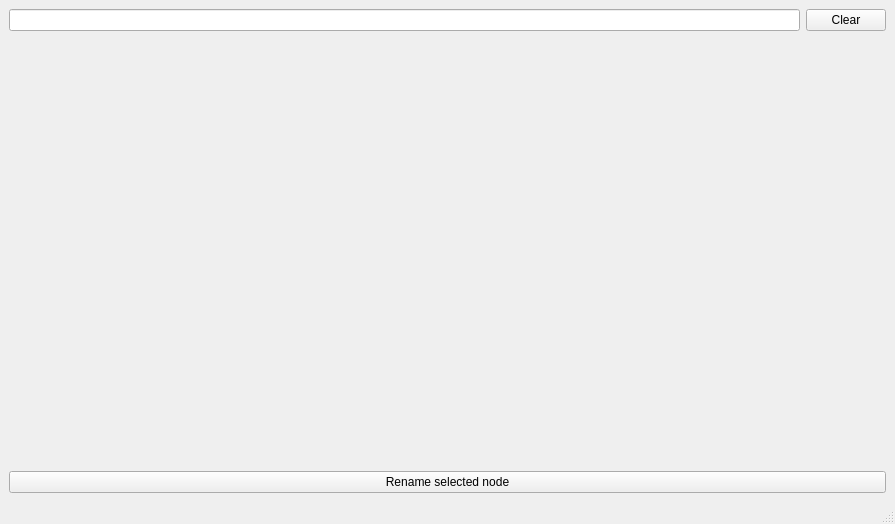
<?xml version="1.0" encoding="UTF-8"?>
<ui version="4.0">
 <class>m_renameTool</class>
 <widget class="QMainWindow" name="m_renameTool">
  <property name="geometry">
   <rect>
    <x>0</x>
    <y>0</y>
    <width>895</width>
    <height>524</height>
   </rect>
  </property>
  <property name="windowTitle">
   <string>Rename Tool</string>
  </property>
  <widget class="QWidget" name="centralwidget">
   <layout class="QGridLayout" name="gridLayout">
    <item row="0" column="0">
     <layout class="QVBoxLayout" name="verticalLayout">
      <item>
       <layout class="QHBoxLayout" name="horizontalLayout">
        <item>
         <widget class="QLineEdit" name="nodeName_txt"/>
        </item>
        <item>
         <widget class="QPushButton" name="clear_btn">
          <property name="text">
           <string>Clear</string>
          </property>
         </widget>
        </item>
       </layout>
      </item>
      <item>
       <spacer name="verticalSpacer">
        <property name="orientation">
         <enum>Qt::Vertical</enum>
        </property>
        <property name="sizeType">
         <enum>QSizePolicy::Expanding</enum>
        </property>
        <property name="sizeHint" stdset="0">
         <size>
          <width>20</width>
          <height>40</height>
         </size>
        </property>
       </spacer>
      </item>
      <item>
       <widget class="QPushButton" name="rename_btn">
        <property name="text">
         <string>Rename selected node</string>
        </property>
       </widget>
      </item>
     </layout>
    </item>
   </layout>
  </widget>
  <widget class="QMenuBar" name="menubar">
   <property name="geometry">
    <rect>
     <x>0</x>
     <y>0</y>
     <width>895</width>
     <height>21</height>
    </rect>
   </property>
  </widget>
  <widget class="QStatusBar" name="statusbar"/>
 </widget>
 <resources/>
 <connections/>
</ui>
